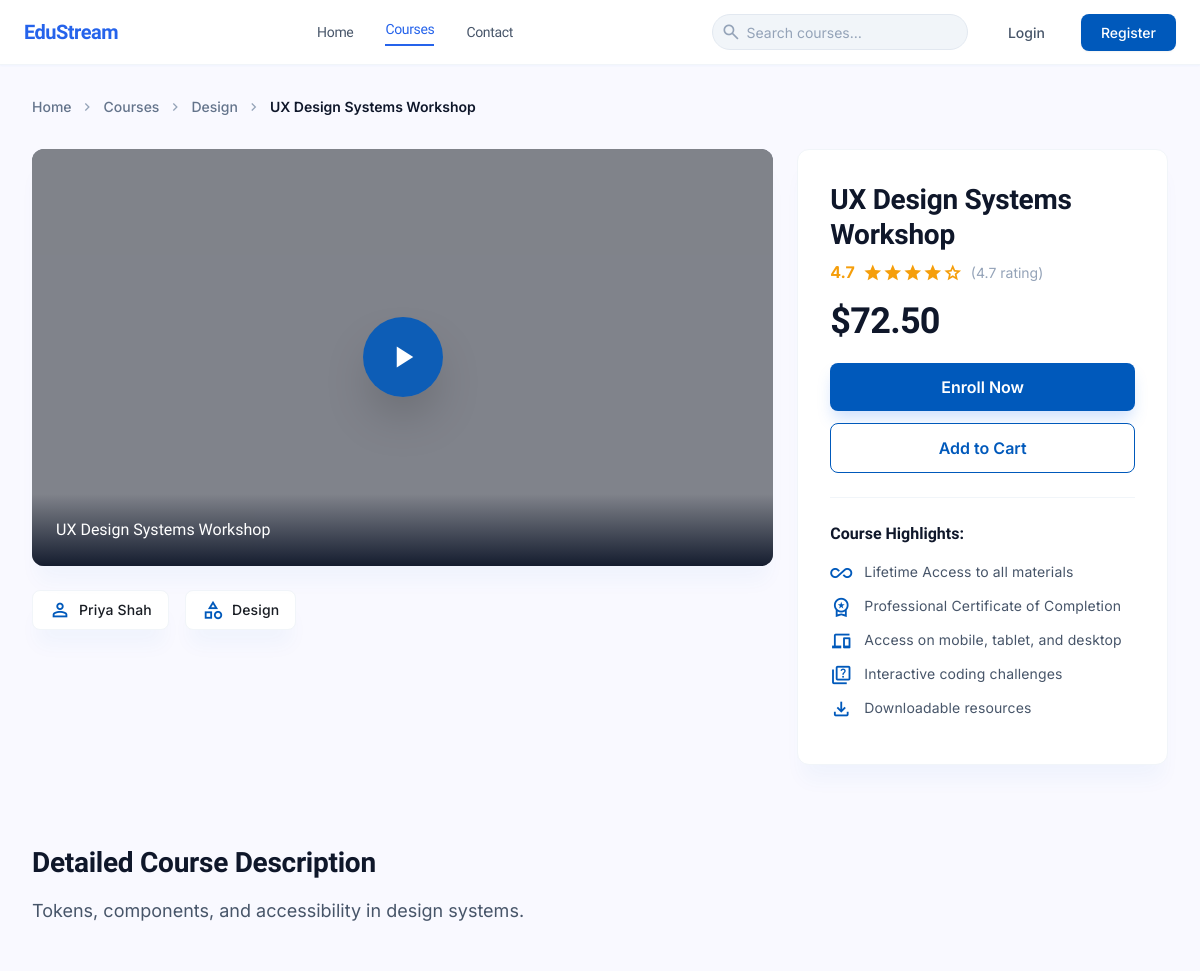
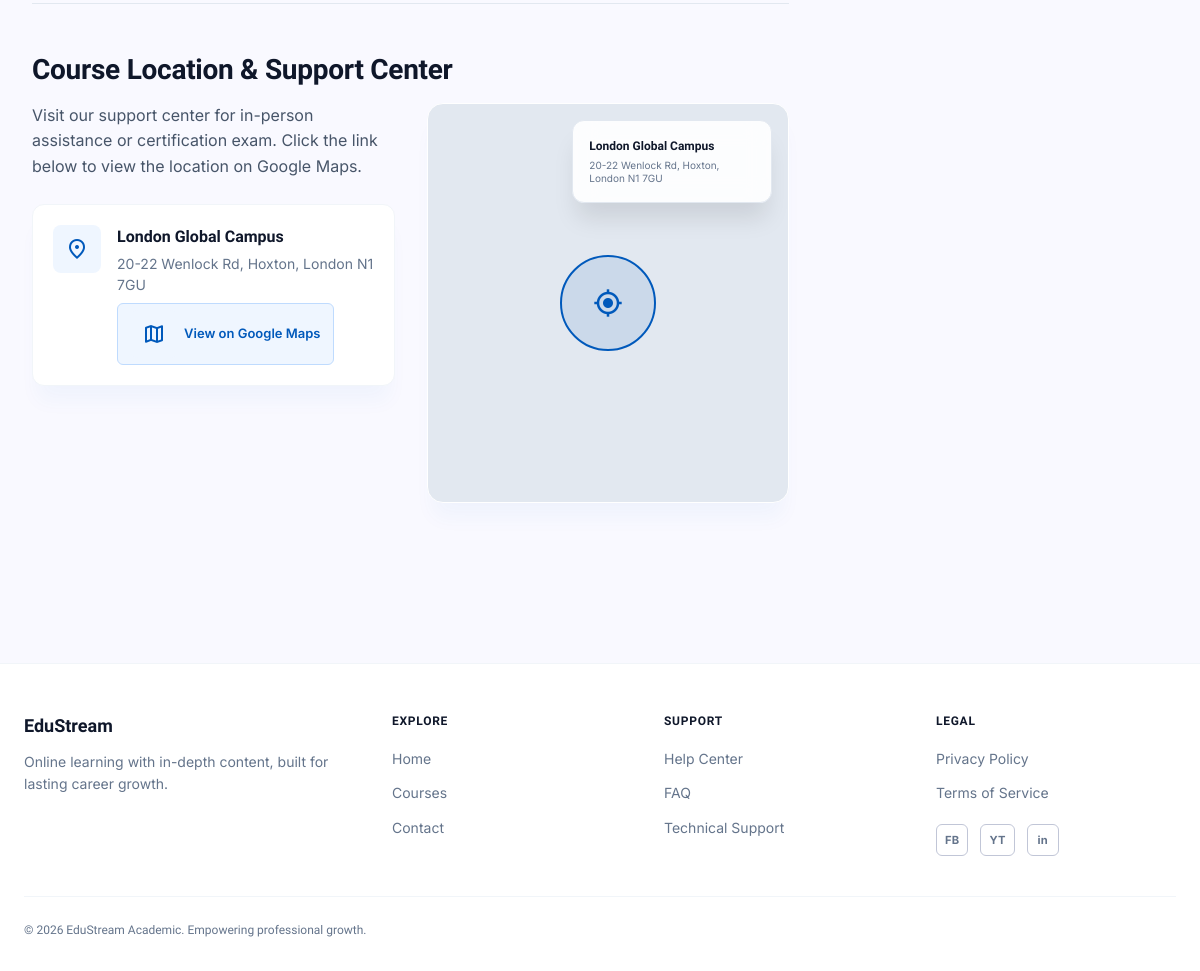
Screenshot of /courses/detail/ux-design-systems with the database file from the repository (2 pictures, top to bottom).
### tables this page shows
CREATE TABLE courses (
    course_id INT AUTO_INCREMENT PRIMARY KEY,
    title VARCHAR(200) NOT NULL,
    slug VARCHAR(220) NOT NULL,
    instructor VARCHAR(150) NOT NULL DEFAULT '',
    description TEXT,
    price DECIMAL(10, 2) NOT NULL DEFAULT 0.00,
    rating FLOAT DEFAULT 0,
    category_id INT,
    location_id INT,
    image_url VARCHAR(512),
    created_at TIMESTAMP DEFAULT CURRENT_TIMESTAMP,
    UNIQUE KEY uq_courses_slug (slug),
    FOREIGN KEY (category_id) REFERENCES categories(category_id) ON DELETE SET NULL,
    FOREIGN KEY (location_id) REFERENCES locations(location_id) ON DELETE SET NULL
);

CREATE TABLE categories (
    category_id INT AUTO_INCREMENT PRIMARY KEY,
    category_name VARCHAR(100) NOT NULL,
    description TEXT,
    created_at TIMESTAMP DEFAULT CURRENT_TIMESTAMP
);

CREATE TABLE locations (
    location_id INT AUTO_INCREMENT PRIMARY KEY,
    location_name VARCHAR(150) NOT NULL,
    address VARCHAR(255) NOT NULL,
    map_link TEXT NOT NULL,
    created_at TIMESTAMP DEFAULT CURRENT_TIMESTAMP
);

### app/controllers/CoursesController.php (called while the page is built, shortened)
<?php
class CoursesController extends Controller {
    public function detail($slug = '') {
        $courseModel = $this->model('CourseModel');
        $course = $courseModel->getCourseBySlug($slug);
        $data = [
            'title' => htmlspecialchars($course['title']) . ' - EduStream',
            'course' => $course
        ];
        $this->view('course_detail/course_detail', $data);
    }
}

### app/core/App.php (called while the page is built, shortened)
<?php
class App {
    protected $method = 'index';
    public function __construct() {
        $url = $this->parseUrl();
        if (isset($url[0]) && file_exists('app/controllers/' . ucfirst($url[0]) . 'Controller.php')) {
            unset($url[0]);
        }
        $this->controller = new $this->controller;
        if (isset($url[1])) {
            if (method_exists($this->controller, $url[1])) {
                $this->method = $url[1];
                unset($url[1]);
            }
        }
        $this->params = $url ? array_values($url) : [];
        call_user_func_array([$this->controller, $this->method], $this->params);
    }
    public function parseUrl() {
        if (isset($_GET['url'])) {
            return explode('/', filter_var(rtrim($_GET['url'], '/'), FILTER_SANITIZE_URL));
        }
    }
}

### index.php (called while the page is built, shortened)
<?php
new App();

### app/core/Database.php (called while the page is built, shortened)
<?php
class Database {
    private $host = 'localhost';
    private $user = 'root';
    private $pass = 'root';
    private $dbname = 'online_course_platform';
    private $port = '8889';
    private $dbh;
    private $stmt;
    public function __construct() {
        $dsn = 'mysql:host=' . $this->host . ';port=' . $this->port . ';dbname=' . $this->dbname . ';charset=utf8mb4';
        try {
            $this->dbh = new PDO($dsn, $this->user, $this->pass, array(
                PDO::ATTR_ERRMODE => PDO::ERRMODE_EXCEPTION,
                PDO::ATTR_DEFAULT_FETCH_MODE => PDO::FETCH_ASSOC
            ));
        } catch (PDOException $e) {
            die("Lỗi kết nối CSDL: " . $e->getMessage());
        }
    }
    public function query($sql) {
        $this->stmt = $this->dbh->prepare($sql);
    }
    public function bind($param, $value, $type = null) {
        if (is_null($type)) {
            switch (true) {
                default:
                    $type = PDO::PARAM_STR;
            }
        }
        $this->stmt->bindValue($param, $value, $type);
    }
    public function execute() {
        return $this->stmt->execute();
    }
    public function single() {
        $this->execute();
        return $this->stmt->fetch();
    }
}

### app/models/CourseModel.php (called while the page is built, shortened)
<?php
class CourseModel {
    private $db;
    public function __construct() {
        $this->db = new Database();
    }
    public function getCourseBySlug($slug) {
        $sql = "SELECT c.*,
                    cat.category_name,
                    l.location_name, l.address, l.map_link
                FROM courses c
                LEFT JOIN categories cat ON c.category_id = cat.category_id
                LEFT JOIN locations l ON c.location_id = l.location_id
                WHERE c.slug = :slug";
        $this->db->query($sql);
        $this->db->bind(':slug', $slug);
        return $this->db->single();
    }
}

### app/views/course_detail/course_detail.php (the view, shortened to what this page needs)
<?php
require __DIR__ . '/../includes/header.php';
?>
<main class="cd-main">
    <nav class="cd-breadcrumb" aria-label="Breadcrumb">
        <a href="<?= htmlspecialchars(BASE_URL) ?>/">Home</a>
        <span class="material-symbols-outlined cd-breadcrumb__sep" aria-hidden="true">chevron_right</span>
        <a href="<?= htmlspecialchars(BASE_URL) ?>/courses">Courses</a>
        <span class="material-symbols-outlined cd-breadcrumb__sep" aria-hidden="true">chevron_right</span>
        <a href="<?= htmlspecialchars(BASE_URL) ?>/courses"><?= htmlspecialchars($course['category_name'] ?? 'Category') ?></a>
        <span class="material-symbols-outlined cd-breadcrumb__sep" aria-hidden="true">chevron_right</span>
        <span class="cd-breadcrumb__current"><?= htmlspecialchars($course['title'] ?? '') ?></span>
    </nav>
    <div class="cd-layout">
        <div class="cd-primary">
            <div class="cd-video ambient-shadow">
                <div class="cd-video__play-wrap">
                    <button type="button" class="cd-video__play" aria-label="Play course preview">
                        <span class="material-symbols-outlined cd-play-icon" aria-hidden="true">play_arrow</span>
                    </button>
                </div>
                <div class="cd-video__caption">
                    <p><?= htmlspecialchars($course['title'] ?? 'Course Preview') ?></p>
                </div>
            </div>
            <div class="cd-meta-row">
                <div class="cd-meta-chip">
                    <span class="material-symbols-outlined" aria-hidden="true">person</span>
                    <span><?= htmlspecialchars($course['instructor'] ?? 'Instructor') ?></span>
                </div>
                <div class="cd-meta-chip">
                    <span class="material-symbols-outlined" aria-hidden="true">category</span>
                    <span><?= htmlspecialchars($course['category_name'] ?? 'General') ?></span>
                </div>
            </div>
        </div>
        <aside class="cd-sidebar">
            <div class="cd-purchase ambient-shadow">
                <div>
                    <h1 class="cd-purchase__title"><?= htmlspecialchars($course['title'] ?? '') ?></h1>
                    <div class="cd-purchase__rating-row">
                        <span class="cd-purchase__score"><?= number_format($course['rating'] ?? 0, 1) ?></span>
                        <div class="cd-purchase__stars" aria-hidden="true">
                            <?php
                            $rating = floatval($course['rating'] ?? 0);
                            $fullStars = floor($rating);
                            $hasHalf = ($rating - $fullStars) >= 0.5;
                            for ($i = 0; $i < 5; $i++):
                                if ($i < $fullStars):
                            ?>
                                <span class="material-symbols-outlined cd-star--fill">star</span>
                            <?php elseif ($i === $fullStars && $hasHalf): ?>
                                <span class="material-symbols-outlined cd-star--fill">star_half</span>
                            <?php else: ?>
                                <span class="material-symbols-outlined">star</span>
                            <?php endif; endfor; ?>
                        </div>
                        <span class="cd-purchase__reviews">(<?= number_format($rating, 1) ?> rating)</span>
                    </div>
                </div>
                <div class="cd-purchase__price-row">
                    <span class="cd-purchase__price">$<?= number_format($course['price'] ?? 0, 2) ?></span>
                </div>
                <div class="cd-purchase__actions">
                    <button type="button" class="cd-btn cd-btn--primary">Enroll Now</button>
                    <button type="button" class="cd-btn cd-btn--outline">Add to Cart</button>
                </div>
                <div class="cd-purchase__highlights">
                    <p class="cd-purchase__highlights-title">Course Highlights:</p>
                    <ul class="cd-purchase__list">
                        <li>
                            <span class="material-symbols-outlined" aria-hidden="true">all_inclusive</span>
                            Lifetime Access to all materials
                        </li>
                        <li>
                            <span class="material-symbols-outlined" aria-hidden="true">workspace_premium</span>
                            Professional Certificate of Completion
                        </li>
                        <li>
                            <span class="material-symbols-outlined" aria-hidden="true">devices</span>
                            Access on mobile, tablet, and desktop
                        </li>
                        <li>
                            <span class="material-symbols-outlined" aria-hidden="true">quiz</span>
                            Interactive coding challenges
                        </li>
                        <li>
                            <span class="material-symbols-outlined" aria-hidden="true">download</span>
                            Downloadable resources
                        </li>
                    </ul>
                </div>
            </div>
        </aside>
    </div>
    <section class="cd-body" aria-labelledby="cd-desc-heading">
        <div class="cd-prose-block">
            <h2 id="cd-desc-heading" class="cd-section-title">Detailed Course Description</h2>
            <div class="cd-prose">
                <p><?= nl2br(htmlspecialchars($course['description'] ?? 'No description available.')) ?></p>
            </div>
        </div>
        <?php if (!empty($course['location_name'])): ?>
        <div class="cd-centers">
            <h2 class="cd-section-title">Course Location &amp; Support Center</h2>
            <div class="cd-centers__grid">
                <div>
                    <p class="cd-centers__intro">Visit our support center for in-person assistance or certification exam. Click the link below to view the location on Google Maps.</p>
                    <div class="cd-location-list">
                        <div class="cd-location-card">
                            <span class="material-symbols-outlined" aria-hidden="true">location_on</span>
                            <div>
                                <h4><?= htmlspecialchars($course['location_name']) ?></h4>
                                <p><?= htmlspecialchars($course['address']) ?></p>
                                <div class="cd-location-card__meta">
                                    <a href="<?= htmlspecialchars($course['map_link']) ?>"
                                       target="_blank"
                                       rel="noopener noreferrer"
                                       class="cd-location-card__map-link">
                                        <span class="material-symbols-outlined" aria-hidden="true">map</span>
                                        View on Google Maps
                                    </a>
                                </div>
                            </div>
                        </div>
                    </div>
                </div>
                <div class="cd-map ambient-shadow">
                    <div class="cd-map__card">
                        <h3><?= htmlspecialchars($course['location_name']) ?></h3>
                        <p><?= htmlspecialchars($course['address']) ?></p>
                    </div>
                    <div class="cd-map__center-icon">
                        <span class="cd-map__pulse">
                            <span class="material-symbols-outlined cd-star--fill" aria-hidden="true">my_location</span>
                        </span>
                    </div>
                </div>
            </div>
        </div>
        <?php endif; ?>
    </section>
</main>
<?php require __DIR__ . '/../includes/footer.php'; ?>

### rows the page displays
courses: category.category_name "Design", title "UX Design Systems Workshop", instructor "Priya Shah", rating "4.7", price "72.50", description "Tokens, components, and accessibility in design systems.", location.location_name "London Global Campus", location.address "20-22 Wenlock Rd, Hoxton, London N1 7GU"
